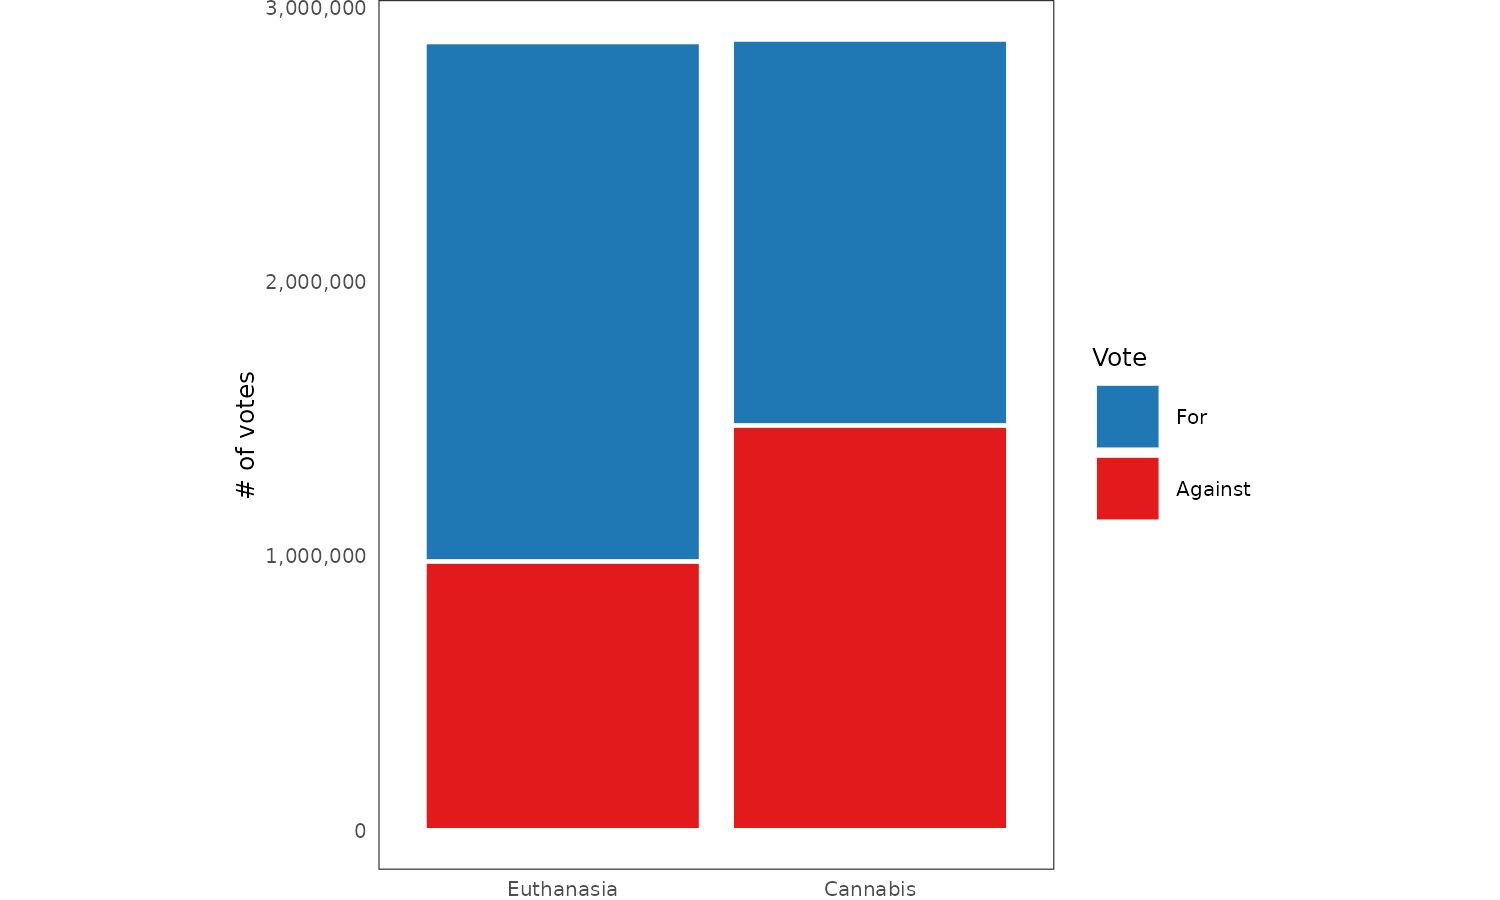

This figure's R source:
source("./figures/defaults.R")

df <- data.frame(x = rep(c("Euthanasia", "Cannabis"), each = 2),
                 y = c(1893290, 979079, 1406973, 1474635),
                 fill = rep(c("For", "Against"), 2))

df$x <- factor(df$x, levels = c("Euthanasia", "Cannabis"))
df$fill <- factor(df$fill, levels = c("For", "Against"))

p <- ggplot(df, aes(x, y, fill = fill)) +
  geom_bar(stat = "identity", col = "white") +
  scale_fill_manual(values = pal_dark_3) +
  scale_y_continuous(labels = scales::comma) +
  labs(x = NULL, y = "# of votes", fill = "Vote") +
  clean_theme +
  theme(plot.margin = unit(c(0, 2, 0, 2), units = "cm"))

ggsave("./figures/referendum-notbijection.png", p, dpi = 300,
       width = def_width, height = def_height, units = "in")
